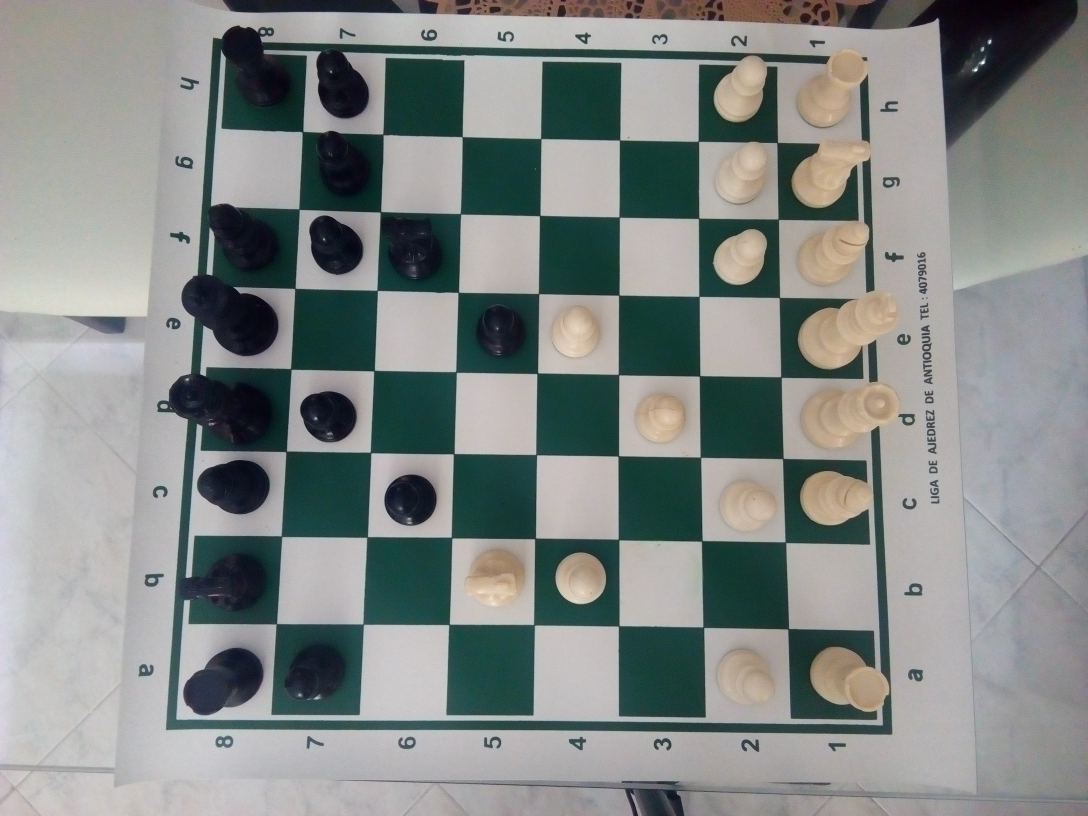
#> input picture pruebas/diff/d10.jpg, 3264 x 2448 px, found by its file name (shown at 1/3 size)
$ jupyter execute --allow-errors framediff.ipynb
#> lines starting #> are read from the running program, lines starting #| are printed output that depends on the picture; after the words box and inside, x2 and y2 are one past the last pixel; in counts of white or black regions, pixels touching at a corner belong together
[cell 1]
import cv2
import numpy as np
import matplotlib.pyplot as plt

kernel = np.ones((7, 7), np.uint8)

[cell 2]
im1=cv2.imread("./photos/d10.jpg")
#> im1 is the input picture: shape (2448, 3264, 3); mean B, G, R 134.3, 136.4, 131.1
plt.figure(figsize = (16,10))
plt.imshow(im1)

[cell 3]
im2=cv2.imread("./photos/d11.jpg")
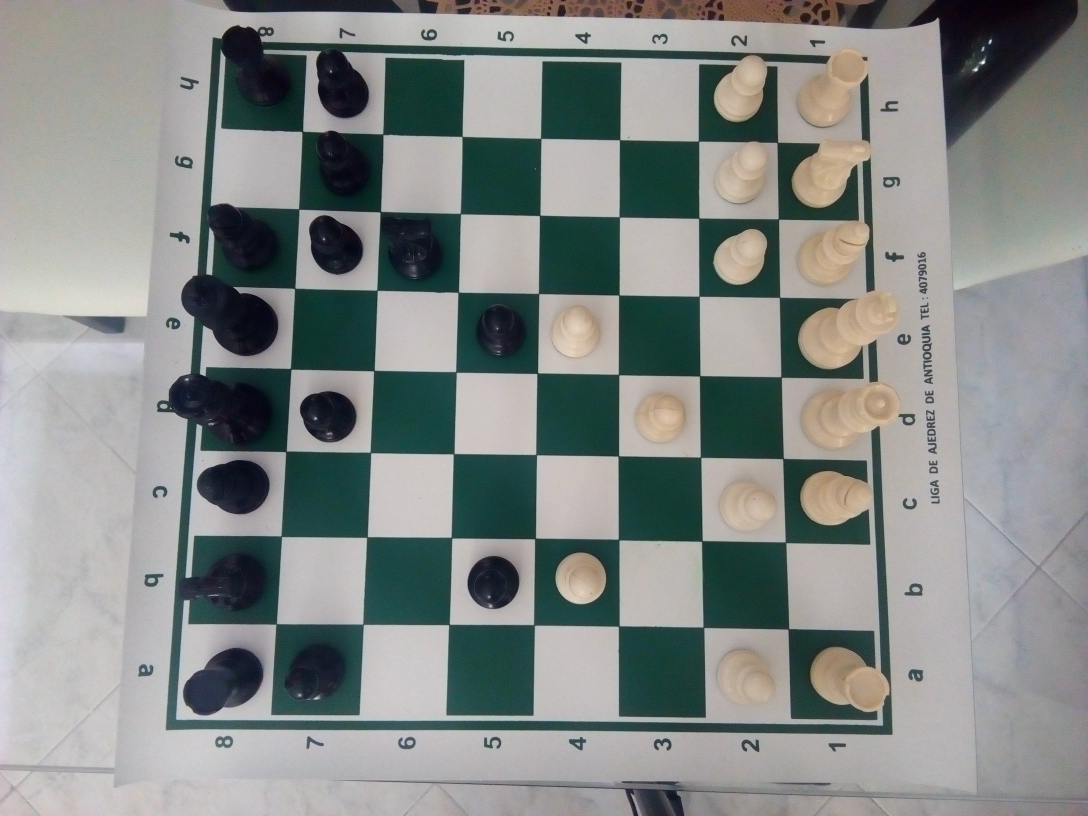
#> input picture pruebas/diff/d11.jpg, 3264 x 2448 px, found by its file name (shown at 1/3 size)
#> im2 is the input picture: shape (2448, 3264, 3); mean B, G, R 135.2, 137.3, 132.4
plt.figure(figsize = (16,10))
plt.imshow(im2)

[cell 4]
w = 2500
h = 2300
coordinates = np.float32([[650,70],[2800,90],[510,2300],[2950,2300]])
final = np.float32([[0,0],[w,0],[0,h],[w,h]])

M = cv2.getPerspectiveTransform(coordinates,final)
im1 = cv2.warpPerspective(im1,M,(w,h))
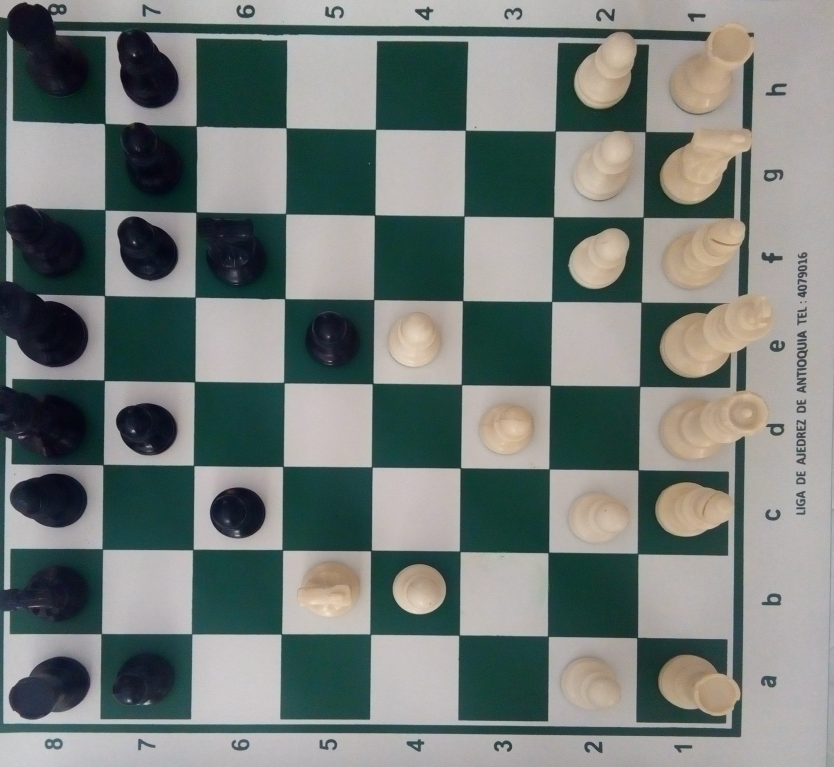
#> im1: shape (2300, 2500, 3) (shown at 1/3 size); mean B, G, R 120.5, 123.8, 115.5
im2 = cv2.warpPerspective(im2,M,(w,h))
#> im2: shape (2300, 2500, 3)

plt.figure(figsize = (16,10))
plt.imshow(im1)

[cell 5]
prev_frame=cv2.cvtColor(im1,cv2.COLOR_BGR2GRAY)
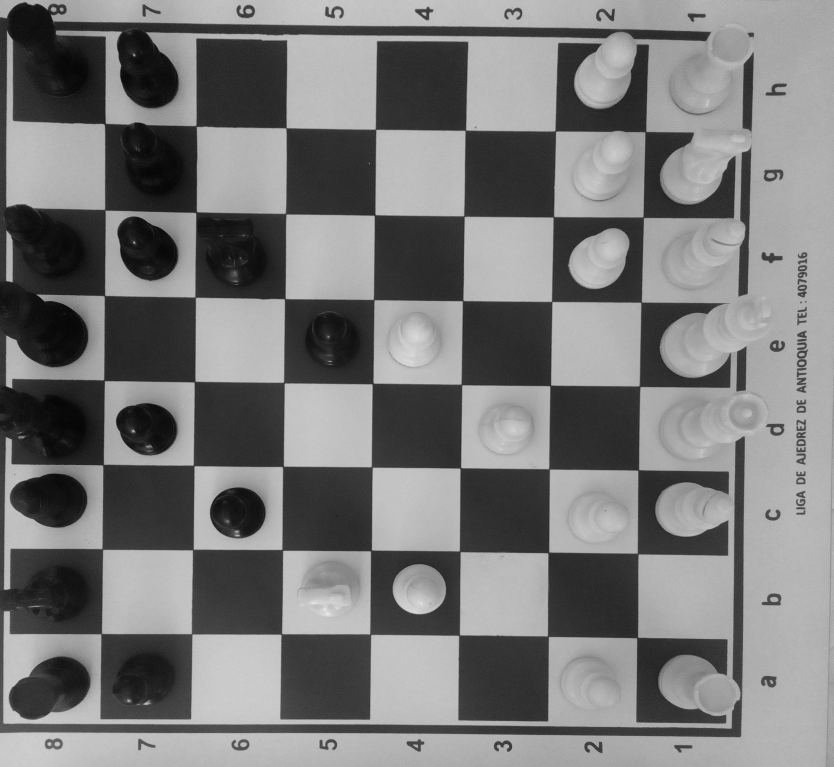
#> prev_frame: shape (2300, 2500) (shown at 1/3 size); min 1, max 236, mean 120.9
frame=cv2.cvtColor(im2,cv2.COLOR_BGR2GRAY)
prev_blur = cv2.blur(prev_frame, (29, 29), 1)
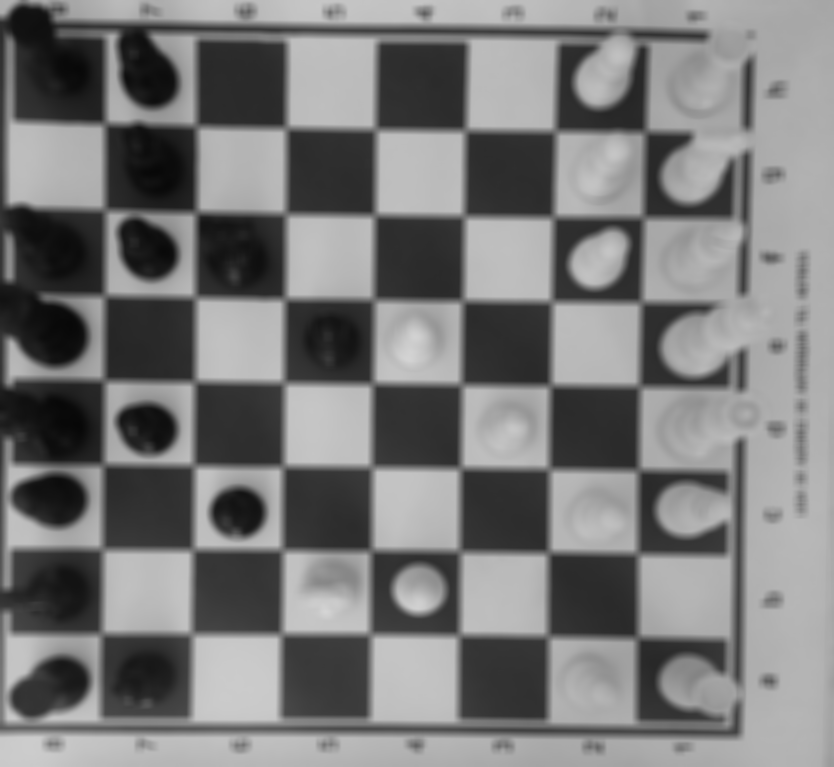
#> prev_blur: shape (2300, 2500) (shown at 1/3 size); min 7, max 213, mean 120.9
blur = cv2.blur(frame, (29, 29), 1)

diff = cv2.absdiff(prev_blur, blur)
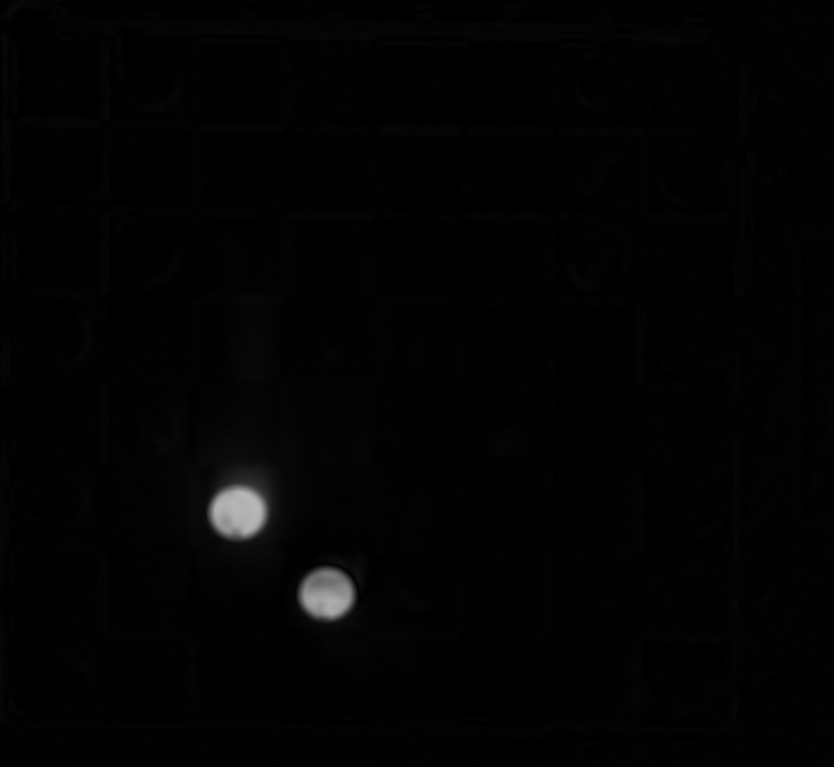
#> diff: shape (2300, 2500) (shown at 1/3 size); min 0, max 182, mean 2.6
diff = cv2.dilate(diff, kernel, iterations = 2)
plt.figure(figsize = (16,10))
plt.imshow(diff, cmap = 'gray')

[cell 6]
_, thresh = cv2.threshold(diff, 15, 255, cv2.THRESH_BINARY)
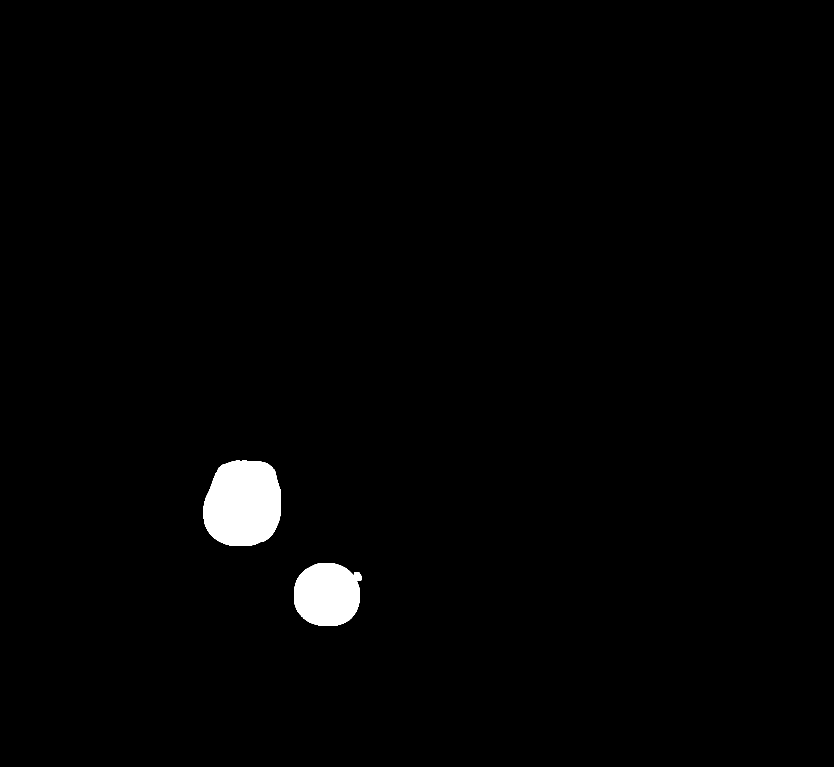
#> thresh: shape (2300, 2500) (shown at 1/3 size); 1.4% white; 2 white regions
plt.figure(figsize = (16,10))
plt.imshow(thresh, cmap='gray')

[cell 7]
contours, _ = cv2.findContours(thresh, cv2.RETR_EXTERNAL, cv2.CHAIN_APPROX_SIMPLE)
#> contours = 2 contours; box (x1, y1, x2, y2) and area: (611, 1382, 843, 1638) 49043, (882, 1689, 1084, 1878) 30566

"""
for contour in contours:
    (x, y, w, h) = cv2.boundingRect(contour) # Obtiene las coordenadas del contorno

    #Discrimina el dibujo de rectangulos cuando el movimiento es muy pequeño
    if cv2.contourArea(contour) < 10:
        continue
    cv2.rectangle(im2, (x, y), (x+w, y+h), (255, 0, 0), 2) # Dibuja el rectangulo

plt.imshow(im2)
"""

len(contours)
#> Out = 2

[cell 8]
list_contours = list(contours)
#> list_contours has the same summary as contours

[cell 9]
cnt1 = max(list_contours, key=lambda x: cv2.contourArea(x))
#> cnt1 = contour of 340 points, box (x1, y1, x2, y2) (611, 1382, 843, 1638), area 49043
#> (the rest of this cell did not finish here and is left out)

[cell 10]
M1 = cv2.moments(cnt1)
#> M1 = moments, m00 49043, centre m10/m00, m01/m00 = (729, 1510.7)
#> (the rest of this cell did not finish here and is left out)
